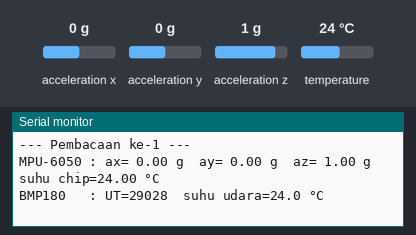
A sketch run on a simulated ESP32. Parts: the last lines printed to the serial monitor. Wiring (inferred from the names in the program): MPU-6050 motion sensor at I2C address 0x68; BMP180 pressure sensor at I2C address 0x77. The test bench sets the inputs (shaded band); at power-on: acceleration x 0 g, acceleration y 0 g, acceleration z 1 g, temperature 24 °C.

Above: at 2.2 s.
2.3 s: acceleration x set to -1.4 g
At 4.6 s:
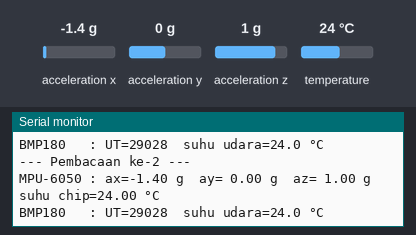
7.5 s: acceleration y set to -1.4 g
At 8.8 s:
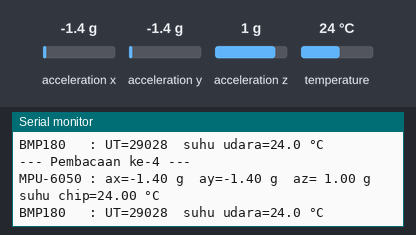
11.5 s: acceleration z set to -1.4 g
At 13.1 s:
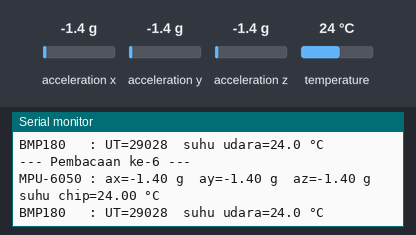
15.5 s: acceleration x set to 0 g
At 17.3 s:
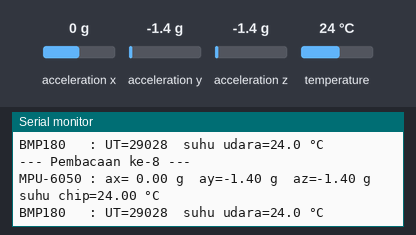
19.5 s: acceleration y set to 0 g
At 20.4 s:
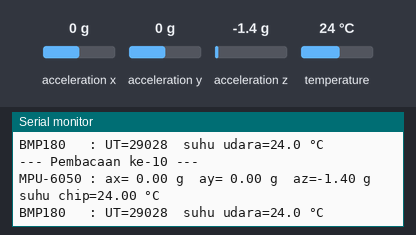
23.5 s: acceleration x set to -0.8 g
At 24.6 s:
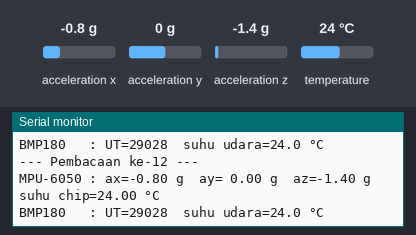
Timing chart, 0 to 26.5 s (numbered marks = the images above; inputs shaded):
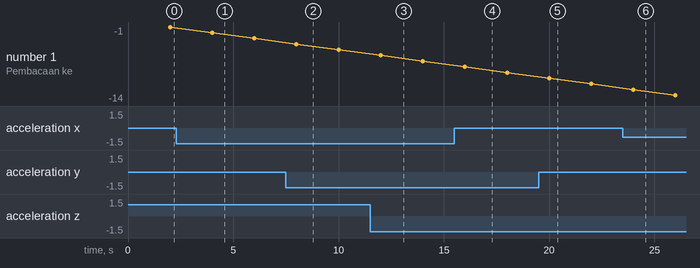

The sketch:

p4_dua_sensor_satu_bus.ino
```cpp
/*
 * BAB 23 - Program 4: Dua Sensor di Satu Bus
 * Membaca MPU-6050 (percepatan + suhu chip) dan BMP180 (suhu udara)
 * yang berbagi satu bus I2C, setiap 2 detik, tanpa library sensor.
 *
 * Rangkaian: tidak perlu kabel. MPU-6050 dan BMP180 tersambung ke
 * IO21 (SDA) dan IO22 (SCL) lewat jumper cap di kit.
 */

#include <Wire.h>

#define PIN_SDA 21
#define PIN_SCL 22

// ---- MPU-6050 ----
#define MPU_ALAMAT        0x68
#define MPU_WHO_AM_I      0x75
#define MPU_PWR_MGMT_1    0x6B
#define MPU_ACCEL_CONFIG  0x1C  // pengaturan rentang akselerometer
#define MPU_ACCEL_XOUT_H  0x3B  // awal 8 byte: percepatan X, Y, Z lalu suhu

// ---- BMP180 ----
#define BMP_ALAMAT        0x77
#define BMP_CHIP_ID       0xD0
#define BMP_KALIBRASI     0xAA  // awal 11 koefisien kalibrasi (22 byte)
#define BMP_KONTROL       0xF4  // register perintah
#define BMP_UKUR_SUHU     0x2E  // perintah: ukur suhu
#define BMP_HASIL         0xF6  // hasil pengukuran (2 byte)

const unsigned long JEDA_BACA = 2000;  // baca kedua sensor setiap 2000 ms
unsigned long waktuBacaTerakhir = 0;
int nomorBacaan = 0;

bool mpuSiap = false;
bool bmpSiap = false;

// Koefisien kalibrasi BMP180 yang dibutuhkan untuk menghitung suhu
uint16_t ac5, ac6;  // tanpa tanda
int16_t mc, md;     // bertanda

// ---------- Fungsi I2C dasar (sama seperti Program 2 dan 3) ----------

int bacaRegister(uint8_t alamat, uint8_t reg) {
  Wire.beginTransmission(alamat);
  Wire.write(reg);
  Wire.endTransmission(false);
  if (Wire.requestFrom(alamat, 1) != 1) {
    return -1;
  }
  return Wire.read();
}

bool tulisRegister(uint8_t alamat, uint8_t reg, uint8_t nilai) {
  Wire.beginTransmission(alamat);
  Wire.write(reg);
  Wire.write(nilai);
  return Wire.endTransmission() == 0;
}

bool bacaBanyak(uint8_t alamat, uint8_t regAwal, uint8_t data[], uint8_t jumlah) {
  Wire.beginTransmission(alamat);
  Wire.write(regAwal);
  Wire.endTransmission(false);
  if (Wire.requestFrom(alamat, jumlah) != jumlah) {
    return false;
  }
  for (uint8_t i = 0; i < jumlah; i++) {
    data[i] = Wire.read();
  }
  return true;
}

// Menggabungkan byte atas dan byte bawah menjadi angka 16 bit bertanda
int16_t gabung(uint8_t atas, uint8_t bawah) {
  return (int16_t)((atas << 8) | bawah);
}

// ---------- Persiapan sensor (dipanggil sekali di setup) ----------

bool siapkanMpu() {
  if (bacaRegister(MPU_ALAMAT, MPU_WHO_AM_I) != 0x68) {
    return false;                                     // bukan MPU-6050 atau tidak menjawab
  }
  if (!tulisRegister(MPU_ALAMAT, MPU_PWR_MGMT_1, 0x01)) {
    return false;                                     // gagal membangunkan
  }
  return tulisRegister(MPU_ALAMAT, MPU_ACCEL_CONFIG, 0x00);  // rentang ±2 g (16384 = 1 g)
}

bool siapkanBmp() {
  if (bacaRegister(BMP_ALAMAT, BMP_CHIP_ID) != 0x55) {
    return false;                                     // bukan BMP180 atau tidak menjawab
  }
  uint8_t k[22];                                      // 11 koefisien x 2 byte, mulai 0xAA
  if (!bacaBanyak(BMP_ALAMAT, BMP_KALIBRASI, k, 22)) {
    return false;
  }
  // Datasheet: tidak ada koefisien yang bernilai 0x0000 atau 0xFFFF
  for (int i = 0; i < 22; i += 2) {
    uint16_t kata = (k[i] << 8) | k[i + 1];
    if (kata == 0x0000 || kata == 0xFFFF) {
      return false;
    }
  }
  ac5 = (k[8] << 8) | k[9];     // register 0xB2-0xB3
  ac6 = (k[10] << 8) | k[11];   // register 0xB4-0xB5
  mc  = gabung(k[18], k[19]);   // register 0xBC-0xBD
  md  = gabung(k[20], k[21]);   // register 0xBE-0xBF
  return true;
}

// ---------- Pembacaan sensor ----------

void bacaMpu() {
  uint8_t d[8];  // 0x3B..0x42: ax, ay, az, suhu (masing-masing 2 byte)
  if (!bacaBanyak(MPU_ALAMAT, MPU_ACCEL_XOUT_H, d, 8)) {
    Serial.println("MPU-6050 : gagal dibaca");
    return;
  }
  float ax = gabung(d[0], d[1]) / 16384.0;  // rentang bawaan ±2 g: 16384 = 1 g
  float ay = gabung(d[2], d[3]) / 16384.0;
  float az = gabung(d[4], d[5]) / 16384.0;
  float suhuChip = gabung(d[6], d[7]) / 340.0 + 36.53;
  Serial.printf("MPU-6050 : ax=%5.2f g  ay=%5.2f g  az=%5.2f g  suhu chip=%.2f °C\n",
                ax, ay, az, suhuChip);
}

void bacaBmp() {
  // 1. Kirim perintah "ukur suhu"
  if (!tulisRegister(BMP_ALAMAT, BMP_KONTROL, BMP_UKUR_SUHU)) {
    Serial.println("BMP180   : perintah gagal dikirim");
    return;
  }
  // 2. Tunggu pengukuran selesai (datasheet: paling lama 4,5 ms)
  delay(5);
  // 3. Baca hasil mentah UT (2 byte)
  uint8_t d[2];
  if (!bacaBanyak(BMP_ALAMAT, BMP_HASIL, d, 2)) {
    Serial.println("BMP180   : gagal dibaca");
    return;
  }
  long ut = (d[0] << 8) | d[1];

  // 4. Hitung suhu sebenarnya dengan rumus datasheet BMP180
  long x1 = (ut - ac6) * ac5 / 32768;       // 32768 = 2^15
  long x2 = (long)mc * 2048 / (x1 + md);    // 2048 = 2^11
  long b5 = x1 + x2;
  long t  = (b5 + 8) / 16;                  // hasilnya dalam satuan 0,1 °C

  Serial.printf("BMP180   : UT=%ld  suhu udara=%.1f °C\n", ut, t / 10.0);
}

void setup() {
  Serial.begin(115200);
  delay(1000);  // beri waktu Serial Monitor tersambung
  Wire.begin(PIN_SDA, PIN_SCL);

  Serial.println("BAB 23 - Program 4: Dua Sensor di Satu Bus");
  mpuSiap = siapkanMpu();
  bmpSiap = siapkanBmp();
  Serial.printf("MPU-6050 (0x%02X): %s\n", MPU_ALAMAT, mpuSiap ? "siap" : "tidak ditemukan");
  Serial.printf("BMP180   (0x%02X): %s\n", BMP_ALAMAT, bmpSiap ? "siap" : "tidak ditemukan");
  if (bmpSiap) {
    Serial.printf("Kalibrasi BMP180: AC5=%u AC6=%u MC=%d MD=%d\n", ac5, ac6, mc, md);
  }
}

void loop() {
  if (millis() - waktuBacaTerakhir < JEDA_BACA) {
    return;  // belum 2 detik
  }
  waktuBacaTerakhir = millis();
  nomorBacaan++;

  Serial.printf("--- Pembacaan ke-%d ---\n", nomorBacaan);
  if (mpuSiap) {
    bacaMpu();
  } else {
    Serial.println("MPU-6050 : tidak tersedia");
  }
  if (bmpSiap) {
    bacaBmp();
  } else {
    Serial.println("BMP180   : tidak tersedia");
  }
}
```

Measured:
- after the input at 2.3 s, the serial monitor: prints a new line after 1.7 s (image 1)
- after the input at 7.5 s, the serial monitor: prints a new line after 0.50 s (image 2)
- after the input at 11.5 s, the serial monitor: prints a new line after 0.50 s (image 3)
- after the input at 15.5 s, the serial monitor: prints a new line after 0.50 s (image 4)
- after the input at 19.5 s, the serial monitor: prints a new line after 0.50 s (image 5)
- after the input at 23.5 s, the serial monitor: prints a new line after 0.50 s (image 6)
